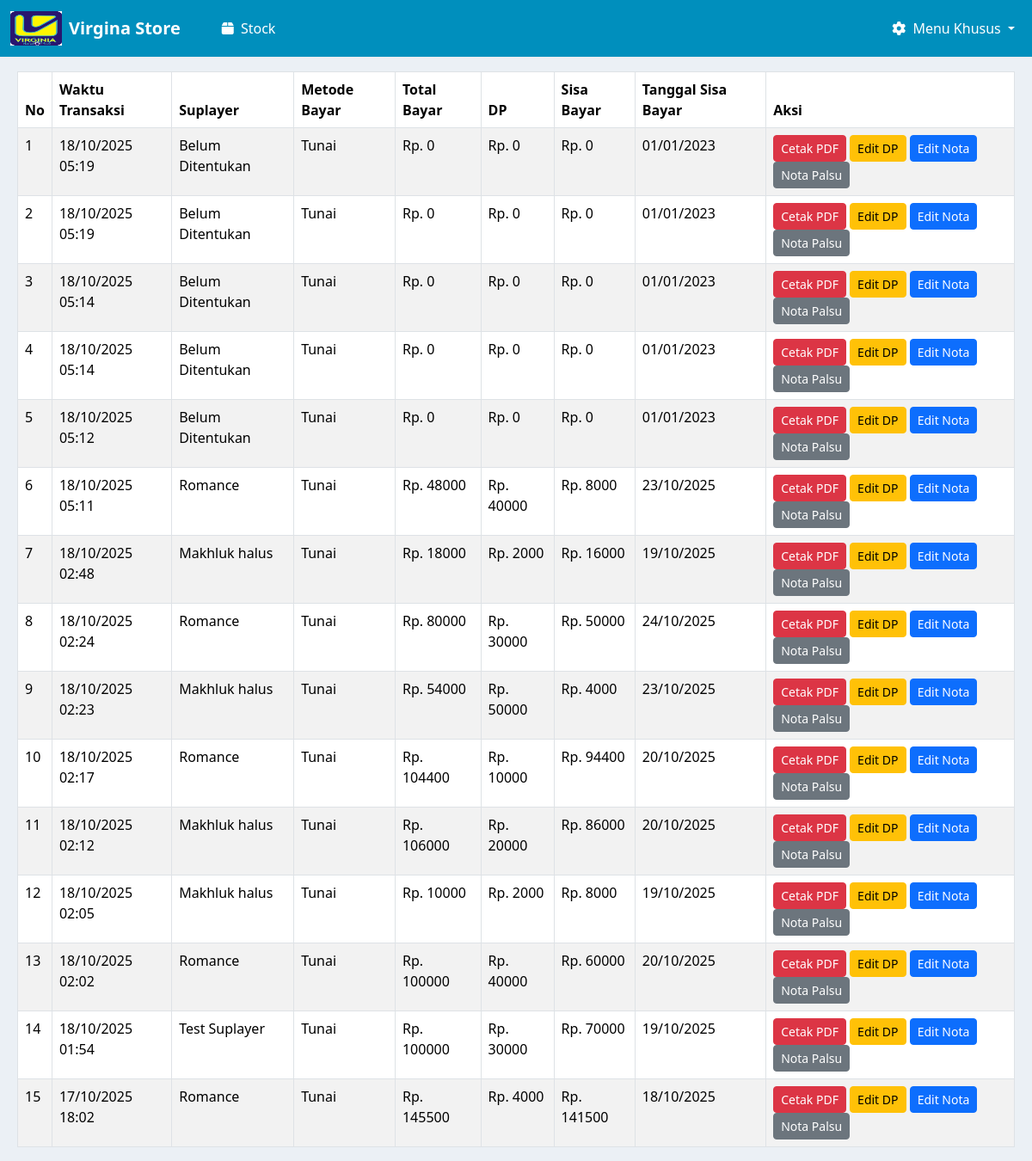
Before: /nota_suplayer/cetak_nota_suplayer/ (signed in) with the older database file.
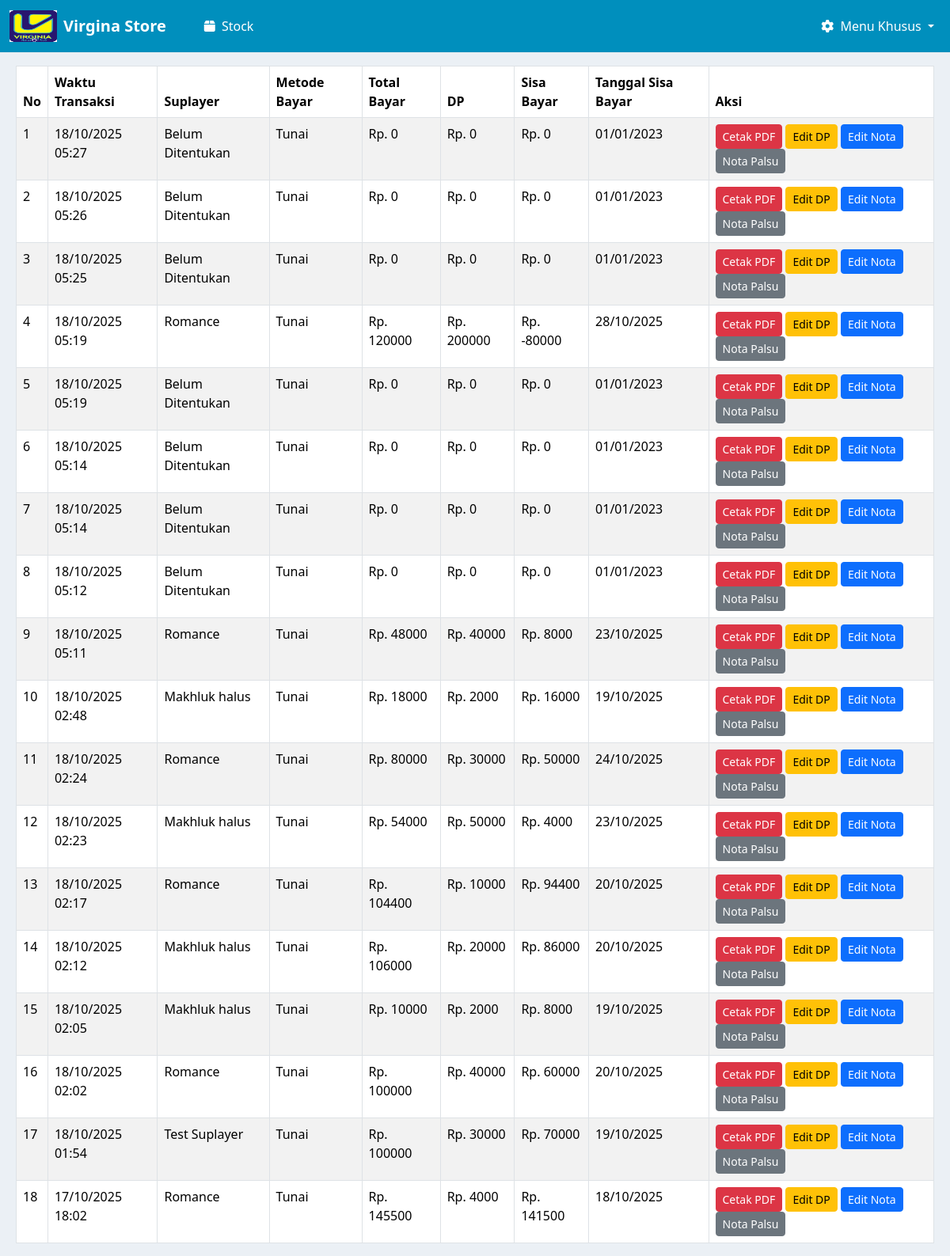
After: the same page with the newer database file.
### nota_suplayer/models.py (models this page shows, shortened)
class NotaPayment(models.Model):
    PAYMENT_METHOD_CHOICES = [
        ('tunai', 'Tunai'),
        ('debit', 'Debit'),
    ]
    suplayer = models.ForeignKey(Suplayer, on_delete=models.CASCADE, null=True, blank=True)
    tanggal_sisa_bayar = models.DateField()
    metode_pembayaran = models.CharField(max_length=10, choices=PAYMENT_METHOD_CHOICES)
    total_bayar = models.DecimalField(max_digits=12, decimal_places=2)
    dp = models.DecimalField(max_digits=12, decimal_places=2)
    sisa = models.DecimalField(max_digits=12, decimal_places=2)
    is_temporary = models.BooleanField(default=True)
    created_at = models.DateTimeField(auto_now_add=True)
    class Meta:
        verbose_name = "Nota Payment"
        verbose_name_plural = "Nota Payments"

### kasir/models.py (models this page shows, shortened)
class Suplayer(models.Model):
    nama = models.CharField(max_length=100)
    alamat_suplayer = models.TextField(blank=True, null=True)
    no_telpon_suplayer = models.CharField(max_length=20, blank=True, null=True)
    shipping_agent = models.CharField(max_length=100, blank=True, null=True)

### nota_suplayer/views.py (the view)
# urls.py: path('cetak_nota_suplayer/', views.cetak_nota_kosong, name='cetak-nota-kosong'),
def cetak_nota_kosong(request):
    notas = NotaPayment.objects.all().order_by('-created_at')
    return render(request, 'cetak_nota_kosong_suplayer.html', {'notas': notas})

### nota_suplayer/templates/cetak_nota_kosong_suplayer.html (shortened to what this page needs)
{% extends 'base.html' %}
{% block content %}
<div class="" style="margin-left: 20px; margin-right: 20px;">
    <table class="table table-bordered table-striped mt-3">
        <thead>
            <tr>
                <th>No</th>
                <th>Waktu Transaksi</th>
                <th>Suplayer</th>
                <th>Metode Bayar</th>
                <th>Total Bayar</th>
                <th>DP</th>
                <th>Sisa Bayar</th>
                <th>Tanggal Sisa Bayar</th>
                <th>Aksi</th>
            </tr>
        </thead>
        <tbody>
            {% for nota in notas %}
            <tr data-id="{{ nota.id }}" data-total="{{ nota.total_bayar }}" data-dp="{{ nota.dp }}" data-sisa="{{ nota.sisa }}" data-tanggal="{{ nota.tanggal_sisa_bayar|date:'Y-m-d' }}">
                <td>{{ forloop.counter }}</td>
                <td>{{ nota.created_at|date:"d/m/Y H:i" }}</td>
                <td>{% if nota.suplayer %}{{ nota.suplayer.nama }}{% else %}Belum Ditentukan{% endif %}</td>
                <td>{{ nota.get_metode_pembayaran_display }}</td>
                <td>Rp. {{ nota.total_bayar|floatformat:0 }}</td>
                <td>Rp. {{ nota.dp|floatformat:0 }}</td>
                <td>Rp. {{ nota.sisa|floatformat:0 }}</td>
                <td>{{ nota.tanggal_sisa_bayar|date:"d/m/Y" }}</td>
                <td>
                    <button class="btn btn-sm btn-danger" data-id="{{ nota.id }}" onclick="cetakPdf(this)">Cetak PDF</button>
                    <button class="btn btn-sm btn-warning" data-id="{{ nota.id }}" onclick="editDp(this)">Edit DP</button>
                    <button class="btn btn-sm btn-primary" data-id="{{ nota.id }}" onclick="editNota(this)">Edit Nota</button>
                    <button class="btn btn-sm btn-secondary" data-id="{{ nota.id }}" onclick="notaPalsu(this)">Nota Palsu</button>
                </td>
            </tr>
            {% empty %}
            <tr><td colspan="9" class="text-center">Belum ada data</td></tr>
            {% endfor %}
        </tbody>
    </table>
</div>
{% endblock %}

Changed rows visible on the page:
added NotaPayment: created_at "18/10/2025 05:27", shows "Belum Ditentukan", metode_pembayaran "Tunai", total_bayar "0", dp "0", sisa "0", tanggal_sisa_bayar "01/01/2023"
added NotaPayment: created_at "18/10/2025 05:26", shows "Belum Ditentukan", metode_pembayaran "Tunai", total_bayar "0", dp "0", sisa "0", tanggal_sisa_bayar "01/01/2023"
added NotaPayment: created_at "18/10/2025 05:25", shows "Belum Ditentukan", metode_pembayaran "Tunai", total_bayar "0", dp "0", sisa "0", tanggal_sisa_bayar "01/01/2023"
changed NotaPayment (number 4 of 18 on the later page): suplayer.nama (not shown) → "Romance"; total_bayar "0" → "120000"; dp "0" → "200000"; sisa "0" → "-80000"; tanggal_sisa_bayar "01/01/2023" → "28/10/2025"; no longer shows "Belum Ditentukan"
